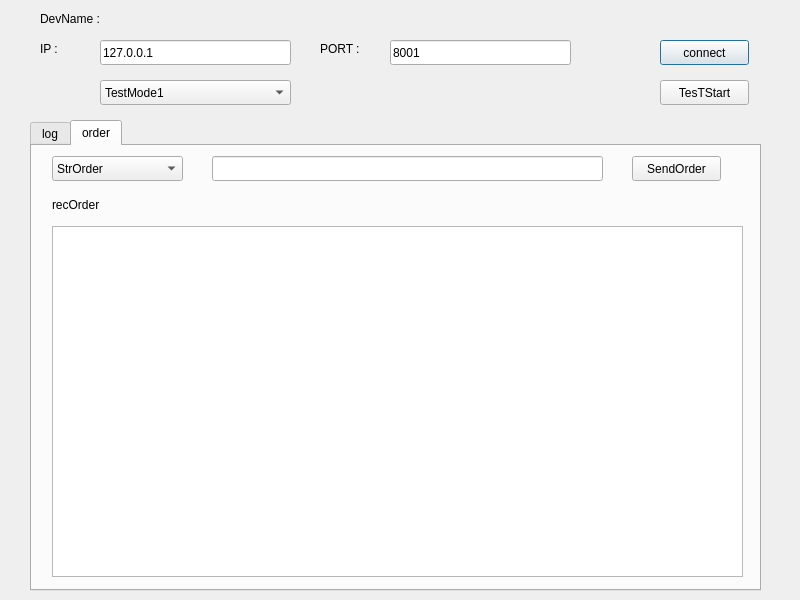
<?xml version="1.0" encoding="UTF-8"?>
<ui version="4.0">
 <class>codecDev</class>
 <widget class="QDialog" name="codecDev">
  <property name="geometry">
   <rect>
    <x>0</x>
    <y>0</y>
    <width>800</width>
    <height>600</height>
   </rect>
  </property>
  <property name="windowTitle">
   <string>codecDev</string>
  </property>
  <widget class="QLineEdit" name="IPLineEdit">
   <property name="geometry">
    <rect>
     <x>100</x>
     <y>40</y>
     <width>191</width>
     <height>25</height>
    </rect>
   </property>
   <property name="text">
    <string>127.0.0.1</string>
   </property>
   <property name="maxLength">
    <number>20</number>
   </property>
  </widget>
  <widget class="QLabel" name="IPLabel">
   <property name="geometry">
    <rect>
     <x>40</x>
     <y>40</y>
     <width>21</width>
     <height>17</height>
    </rect>
   </property>
   <property name="text">
    <string>IP :</string>
   </property>
  </widget>
  <widget class="QLabel" name="portLabel">
   <property name="geometry">
    <rect>
     <x>320</x>
     <y>40</y>
     <width>67</width>
     <height>17</height>
    </rect>
   </property>
   <property name="text">
    <string>PORT :</string>
   </property>
  </widget>
  <widget class="QLineEdit" name="portLineEdit">
   <property name="geometry">
    <rect>
     <x>390</x>
     <y>40</y>
     <width>181</width>
     <height>25</height>
    </rect>
   </property>
   <property name="text">
    <string>8001</string>
   </property>
   <property name="maxLength">
    <number>10</number>
   </property>
  </widget>
  <widget class="QPushButton" name="conPushButton">
   <property name="geometry">
    <rect>
     <x>660</x>
     <y>40</y>
     <width>89</width>
     <height>25</height>
    </rect>
   </property>
   <property name="text">
    <string>connect</string>
   </property>
  </widget>
  <widget class="QLabel" name="devNameLabel">
   <property name="geometry">
    <rect>
     <x>40</x>
     <y>10</y>
     <width>321</width>
     <height>17</height>
    </rect>
   </property>
   <property name="text">
    <string>DevName :</string>
   </property>
  </widget>
  <widget class="QPushButton" name="testPushButton">
   <property name="geometry">
    <rect>
     <x>660</x>
     <y>80</y>
     <width>89</width>
     <height>25</height>
    </rect>
   </property>
   <property name="text">
    <string>TesTStart</string>
   </property>
  </widget>
  <widget class="QComboBox" name="testModecomboBox">
   <property name="geometry">
    <rect>
     <x>100</x>
     <y>80</y>
     <width>191</width>
     <height>25</height>
    </rect>
   </property>
   <item>
    <property name="text">
     <string>TestMode1</string>
    </property>
   </item>
   <item>
    <property name="text">
     <string>TestMode2</string>
    </property>
   </item>
   <item>
    <property name="text">
     <string>TestMode3</string>
    </property>
   </item>
  </widget>
  <widget class="QTabWidget" name="tabWidget">
   <property name="geometry">
    <rect>
     <x>30</x>
     <y>120</y>
     <width>731</width>
     <height>471</height>
    </rect>
   </property>
   <property name="currentIndex">
    <number>1</number>
   </property>
   <widget class="QWidget" name="log">
    <attribute name="title">
     <string>log</string>
    </attribute>
    <widget class="QTextBrowser" name="logTextBrowser">
     <property name="geometry">
      <rect>
       <x>10</x>
       <y>10</y>
       <width>711</width>
       <height>421</height>
      </rect>
     </property>
    </widget>
   </widget>
   <widget class="QWidget" name="order">
    <attribute name="title">
     <string>order</string>
    </attribute>
    <widget class="QLineEdit" name="sendOrderLineEdit">
     <property name="geometry">
      <rect>
       <x>180</x>
       <y>10</y>
       <width>391</width>
       <height>25</height>
      </rect>
     </property>
    </widget>
    <widget class="QPushButton" name="sendOrderButton">
     <property name="geometry">
      <rect>
       <x>600</x>
       <y>10</y>
       <width>89</width>
       <height>25</height>
      </rect>
     </property>
     <property name="text">
      <string>SendOrder</string>
     </property>
    </widget>
    <widget class="QComboBox" name="orderComboBox">
     <property name="geometry">
      <rect>
       <x>20</x>
       <y>10</y>
       <width>131</width>
       <height>25</height>
      </rect>
     </property>
     <item>
      <property name="text">
       <string>StrOrder</string>
      </property>
     </item>
    </widget>
    <widget class="QLabel" name="recOrderLabel">
     <property name="geometry">
      <rect>
       <x>20</x>
       <y>50</y>
       <width>67</width>
       <height>17</height>
      </rect>
     </property>
     <property name="text">
      <string>recOrder</string>
     </property>
    </widget>
    <widget class="QTextBrowser" name="recOrderBrowser">
     <property name="geometry">
      <rect>
       <x>20</x>
       <y>80</y>
       <width>691</width>
       <height>351</height>
      </rect>
     </property>
    </widget>
   </widget>
  </widget>
 </widget>
 <resources/>
 <connections/>
</ui>
